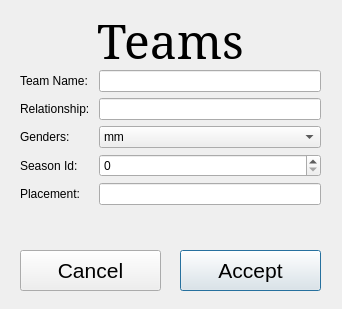
<?xml version="1.0" encoding="UTF-8"?>
<ui version="4.0">
 <class>Dialog</class>
 <widget class="QDialog" name="Dialog">
  <property name="geometry">
   <rect>
    <x>0</x>
    <y>0</y>
    <width>342</width>
    <height>309</height>
   </rect>
  </property>
  <property name="windowTitle">
   <string>Dialog</string>
  </property>
  <widget class="QLabel" name="lblOperation">
   <property name="geometry">
    <rect>
     <x>20</x>
     <y>10</y>
     <width>301</width>
     <height>61</height>
    </rect>
   </property>
   <property name="font">
    <font>
     <family>Serif</family>
     <pointsize>36</pointsize>
    </font>
   </property>
   <property name="text">
    <string>Teams</string>
   </property>
   <property name="alignment">
    <set>Qt::AlignCenter</set>
   </property>
  </widget>
  <widget class="QWidget" name="formLayoutWidget">
   <property name="geometry">
    <rect>
     <x>20</x>
     <y>70</y>
     <width>301</width>
     <height>171</height>
    </rect>
   </property>
   <layout class="QFormLayout" name="frmDataset">
    <item row="0" column="0">
     <widget class="QLabel" name="lblTeamName">
      <property name="text">
       <string>Team Name: </string>
      </property>
     </widget>
    </item>
    <item row="0" column="1">
     <widget class="QLineEdit" name="leTeamName">
      <property name="maxLength">
       <number>20</number>
      </property>
     </widget>
    </item>
    <item row="1" column="0">
     <widget class="QLabel" name="lblRelationship">
      <property name="text">
       <string>Relationship: </string>
      </property>
     </widget>
    </item>
    <item row="2" column="0">
     <widget class="QLabel" name="lblGenders">
      <property name="text">
       <string>Genders: </string>
      </property>
     </widget>
    </item>
    <item row="3" column="0">
     <widget class="QLabel" name="lblSeasonId">
      <property name="text">
       <string>Season Id: </string>
      </property>
     </widget>
    </item>
    <item row="4" column="0">
     <widget class="QLabel" name="lblPlacement">
      <property name="text">
       <string>Placement: </string>
      </property>
     </widget>
    </item>
    <item row="1" column="1">
     <widget class="QLineEdit" name="leRelationship">
      <property name="maxLength">
       <number>20</number>
      </property>
     </widget>
    </item>
    <item row="2" column="1">
     <widget class="QComboBox" name="cbGenders">
      <item>
       <property name="text">
        <string>mm</string>
       </property>
      </item>
      <item>
       <property name="text">
        <string>mf</string>
       </property>
      </item>
      <item>
       <property name="text">
        <string>ff</string>
       </property>
      </item>
     </widget>
    </item>
    <item row="3" column="1">
     <widget class="QSpinBox" name="spinBox">
      <property name="maximum">
       <number>4</number>
      </property>
     </widget>
    </item>
    <item row="4" column="1">
     <widget class="QLineEdit" name="lineEdit">
      <property name="maxLength">
       <number>2</number>
      </property>
     </widget>
    </item>
   </layout>
  </widget>
  <widget class="QPushButton" name="pbAccept">
   <property name="geometry">
    <rect>
     <x>180</x>
     <y>250</y>
     <width>141</width>
     <height>41</height>
    </rect>
   </property>
   <property name="font">
    <font>
     <pointsize>16</pointsize>
    </font>
   </property>
   <property name="text">
    <string>Accept</string>
   </property>
  </widget>
  <widget class="QPushButton" name="pbCancel">
   <property name="geometry">
    <rect>
     <x>20</x>
     <y>250</y>
     <width>141</width>
     <height>41</height>
    </rect>
   </property>
   <property name="font">
    <font>
     <pointsize>16</pointsize>
    </font>
   </property>
   <property name="text">
    <string>Cancel</string>
   </property>
  </widget>
 </widget>
 <resources/>
 <connections>
  <connection>
   <sender>pbCancel</sender>
   <signal>clicked()</signal>
   <receiver>Dialog</receiver>
   <slot>close()</slot>
   <hints>
    <hint type="sourcelabel">
     <x>90</x>
     <y>270</y>
    </hint>
    <hint type="destinationlabel">
     <x>170</x>
     <y>154</y>
    </hint>
   </hints>
  </connection>
 </connections>
</ui>
